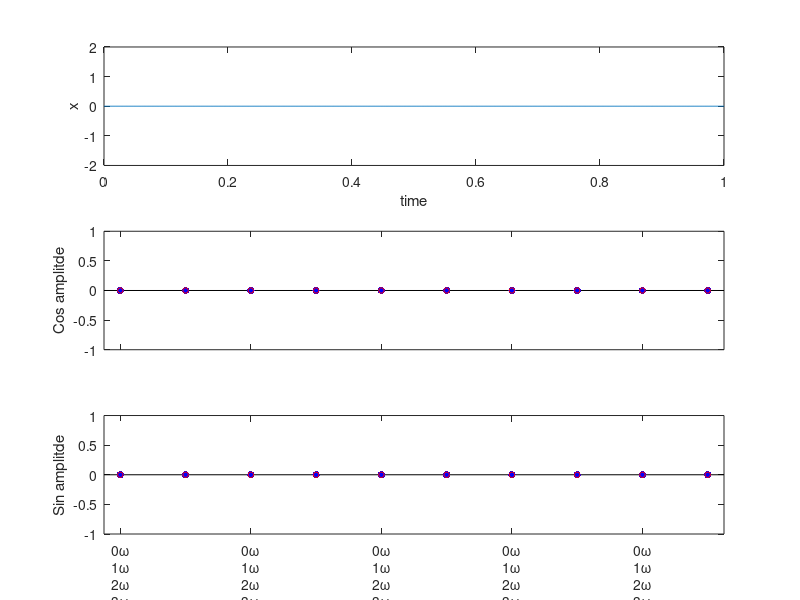

MATLAB code for this plot:
function Signal_From_Fourier_Demo

close all

% Plotting
%%%%%%%%%%%%%%%%%%%%%%%%%%%%%%%%%%%%%%%%%%%%%%%%%%%%%%%%%%%%%%%%%%%%%%%%%%%

figure

% Plot of signal 
%%%%%%%%%%%%%%%%%%%%%%%%%%%%%%%%%%%%%%%%%%%%%%%%%%%%%%%%%%%%%%%%%%%%%%%%%%%
axX = subplot(3,1,1); hold on; box on;

YLimX = [-2,+2];
t = linspace(0,1,1e3);
x = zeros(size(t));
plhX = plot(t,x);
xlim([0,1])
ylim(YLimX)
xlabel('time')
ylabel('x')

% Cos amp axis
%%%%%%%%%%%%%%%%%%%%%%%%%%%%%%%%%%%%%%%%%%%%%%%%%%%%%%%%%%%%%%%%%%%%%%%%%%%
axC = subplot(3,1,2); hold on; box on;

Ac = zeros(1,10);
XLimC = [-0.25,length(Ac)-0.75];
YLimC = [-1,1];

plot(XLimC,[0,0],'k')
plhC1 = plot(0:length(Ac)-1,Ac,'.b','MarkerSize',16);
plhC2 = plot(0:length(Ac)-1,Ac,'or','MarkerSize',4);

% xlabel('Frequency')
ylabel('Cos amplitde')
xlim(XLimC)
ylim(YLimC)
set(gca,'XTickLabel',[])

% Sin amp axis
%%%%%%%%%%%%%%%%%%%%%%%%%%%%%%%%%%%%%%%%%%%%%%%%%%%%%%%%%%%%%%%%%%%%%%%%%%%
axS = subplot(3,1,3); hold on; box on;

As = Ac;
XLimS = XLimC;
YLimS = YLimC;

plot(XLimS,[0,0],'k')
plhS1 = plot(0:length(As)-1,As,'.b','MarkerSize',16);
plhS2 = plot(0:length(As)-1,As,'or','MarkerSize',4);

xlabel('Frequency')
ylabel('Sin amplitde')
xlim(XLimS)
ylim(YLimS)
set(gca,'XTickLabel',sprintf('%i\\omega\n',0:9))

% Construct GUI
%%%%%%%%%%%%%%%%%%%%%%%%%%%%%%%%%%%%%%%%%%%%%%%%%%%%%%%%%%%%%%%%%%%%%%%%%%%

UserData = struct(  'plhX',     plhX, ...
                    'plhC',     [plhC1,plhC2], ...
                    'plhS',     [plhS1,plhS2], ...
                    'axX',      axX, ...
                    'axC',      axC, ...
                    'axS',      axS, ...
                    'YLimX',    YLimX, ...
                    'XLimC',    XLimC, ...
                    'YLimC',    YLimC, ...
                    'XLimS',    XLimS, ...
                    'YLimS',    YLimS, ...
                    't',        t);
set(gcf,'UserData',UserData, ...
        'WindowButtonMotionFcn',    @mouseMove, ...
        'WindowButtonDownFcn',      @mouseClick)
end

function mouseMove(object, ~)

% Get mouse position
axC = object.UserData.axC;
CC = get(axC, 'CurrentPoint');
xC = CC(1,1);
yC = CC(1,2);

axS = object.UserData.axS;
CS = get(axS, 'CurrentPoint');
xS = CS(1,1);
yS = CS(1,2);

plhC = object.UserData.plhC;    % Get Fourier plot handles
Ac = get(plhC(1),'YData');      % Get fixed Fourier values

plhS = object.UserData.plhS;    % Get Fourier plot handles
As = get(plhS(1),'YData');      % Get fixed Fourier values

% Get axis limits
XLimC = object.UserData.XLimC;
YLimC = object.UserData.YLimC;
XLimS = object.UserData.XLimS;
YLimS = object.UserData.YLimS;

% If mouse inside of cos axis
if xC > XLimC(1) && xC < XLimC(2) && yC > YLimC(1) && yC < YLimC(2)
    k = round(xC);   % Get Fourier frequency for mouse position
    
    % Set new temp. Fourier value
    Ac(k+1) = yC;
    set(plhC(2),'YData',Ac)
else
    set(plhC(2),'YData',Ac) % Set circle positions to dot position
end

% If mouse inside of sin axis
if xS > XLimS(1) && xS < XLimS(2) && yS > YLimS(1) && yS < YLimS(2)
    k = round(xS);   % Get Fourier frequency for mouse position
    
    % Set new temp. Fourier value
    As(k+1) = yS;
    set(plhS(2),'YData',As)
else
    set(plhS(2),'YData',As) % Set circle positions to dot position
end

% Recompute and set signal
plhX = object.UserData.plhX;
t = object.UserData.t;
x = zeros(size(t));
for i = 1:10
    x = x + Ac(i)*cos((i-1)*2*pi*t) + ...
            As(i)*sin((i-1)*2*pi*t);
end
set(plhX,'YData',x)

YLimX = object.UserData.YLimX;
MMx = 1.1*[min(x),max(x)];

if MMx(1) < YLimX(1)
    YLimX(1) = MMx(1);
end

if MMx(2) > YLimX(2)
    YLimX(2) = MMx(2);
end

axX = object.UserData.axX;
set(axX,'ylim',YLimX)
end

function mouseClick(object, ~)


% Get mouse position
axC = object.UserData.axC;
CC = get(axC, 'CurrentPoint');
xC = CC(1,1);
yC = CC(1,2);

axS = object.UserData.axS;
CS = get(axS, 'CurrentPoint');
xS = CS(1,1);
yS = CS(1,2);

plhC = object.UserData.plhC;    % Get Fourier plot handles
Ac = get(plhC(1),'YData');      % Get fixed Fourier values

plhS = object.UserData.plhS;    % Get Fourier plot handles
As = get(plhS(1),'YData');      % Get fixed Fourier values

% Get axis limits
XLimC = object.UserData.XLimC;
YLimC = object.UserData.YLimC;
XLimS = object.UserData.XLimS;
YLimS = object.UserData.YLimS;

% If mouse inside of cos axis
if xC > XLimC(1) && xC < XLimC(2) && yC > YLimC(1) && yC < YLimC(2)
    k = round(xC);   % Get Fourier frequency for mouse position
    
    % Set new temp. Fourier value
    Ac(k+1) = yC;
    set(plhC(1),'YData',Ac)
end

% If mouse inside of sin axis
if xS > XLimS(1) && xS < XLimS(2) && yS > YLimS(1) && yS < YLimS(2)
    k = round(xS);   % Get Fourier frequency for mouse position
    
    % Set new temp. Fourier value
    As(k+1) = yS;
    set(plhS(1),'YData',As)
end

% Recompute and set signal
plhX = object.UserData.plhX;
t = object.UserData.t;
x = zeros(size(t));
for i = 1:10
    x = x + Ac(i)*cos((i-1)*2*pi*t) + ...
            As(i)*sin((i-1)*2*pi*t);
end
set(plhX,'YData',x)

YLimX = object.UserData.YLimX;
MMx = 1.1*[min(x),max(x)];

if MMx(1) < YLimX(1)
    YLimX(1) = MMx(1);
end

if MMx(2) > YLimX(2)
    YLimX(2) = MMx(2);
end

axX = object.UserData.axX;
set(axX,'ylim',YLimX)
end
